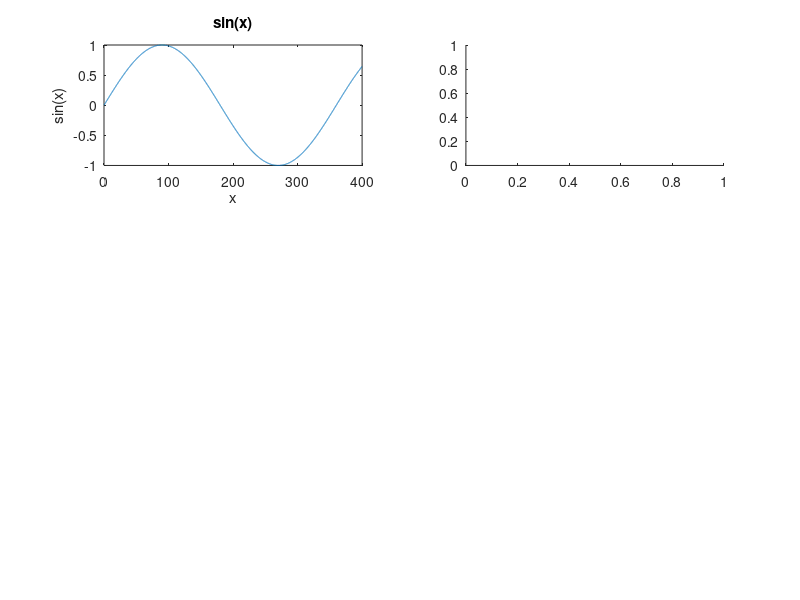

Write MATLAB code to recreate this figure. (Note: this script raises an error after producing the figure.)
x1 = 0:0.1:400;
x2 = -90+0.1:0.1:90-0.1;

subplot(3,2,1);
plot(x1,sind(x1));
title('sin(x)');
xlabel('x');
ylabel('sin(x)');

subplot(3,2,2);
plot(x,cosd(x));
title('cos(x)');
xlabel('x');
ylabel('cos(x)');

subplot(3,2,3);
plot(x2,tand(x2));
title('tan(x)');
xlabel('x');
ylabel('tan(x)');

subplot(3,2,4);
plot(x2,cotd(x2));
title('cot(x)');
xlabel('x');
ylabel('cot(x)');

subplot(3,2,5);
plot(x1,secd(x1));
title('sec(x)');
xlabel('x');
ylabel('sec(x)');

subplot(3,2,6);
plot(x1,cscd(x1));
title('cosec(x)');
xlabel('x');
ylabel('cosec(x)');
